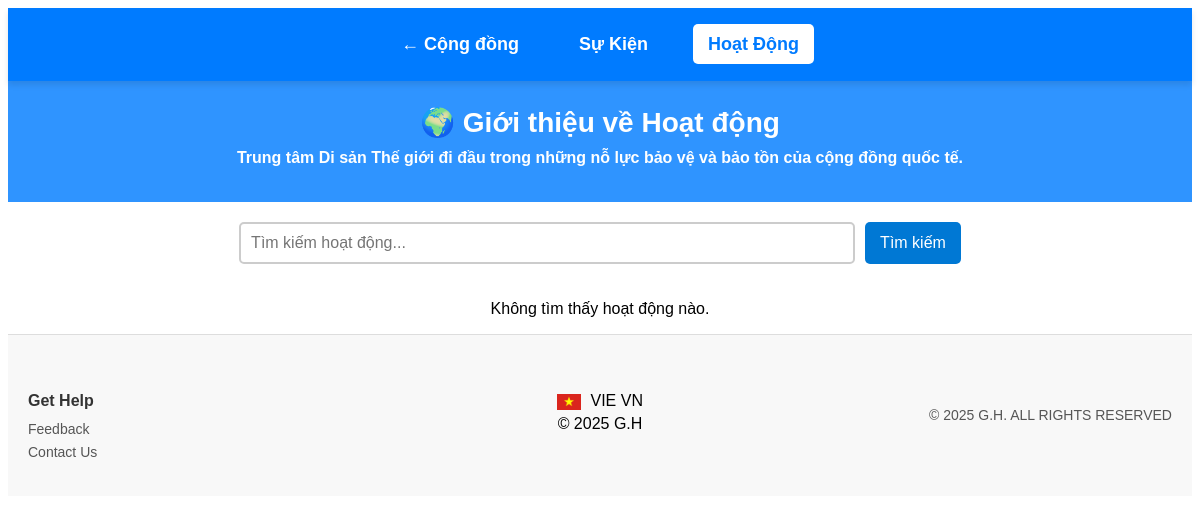
The app's page /pages/congdong/activity.php, older data.
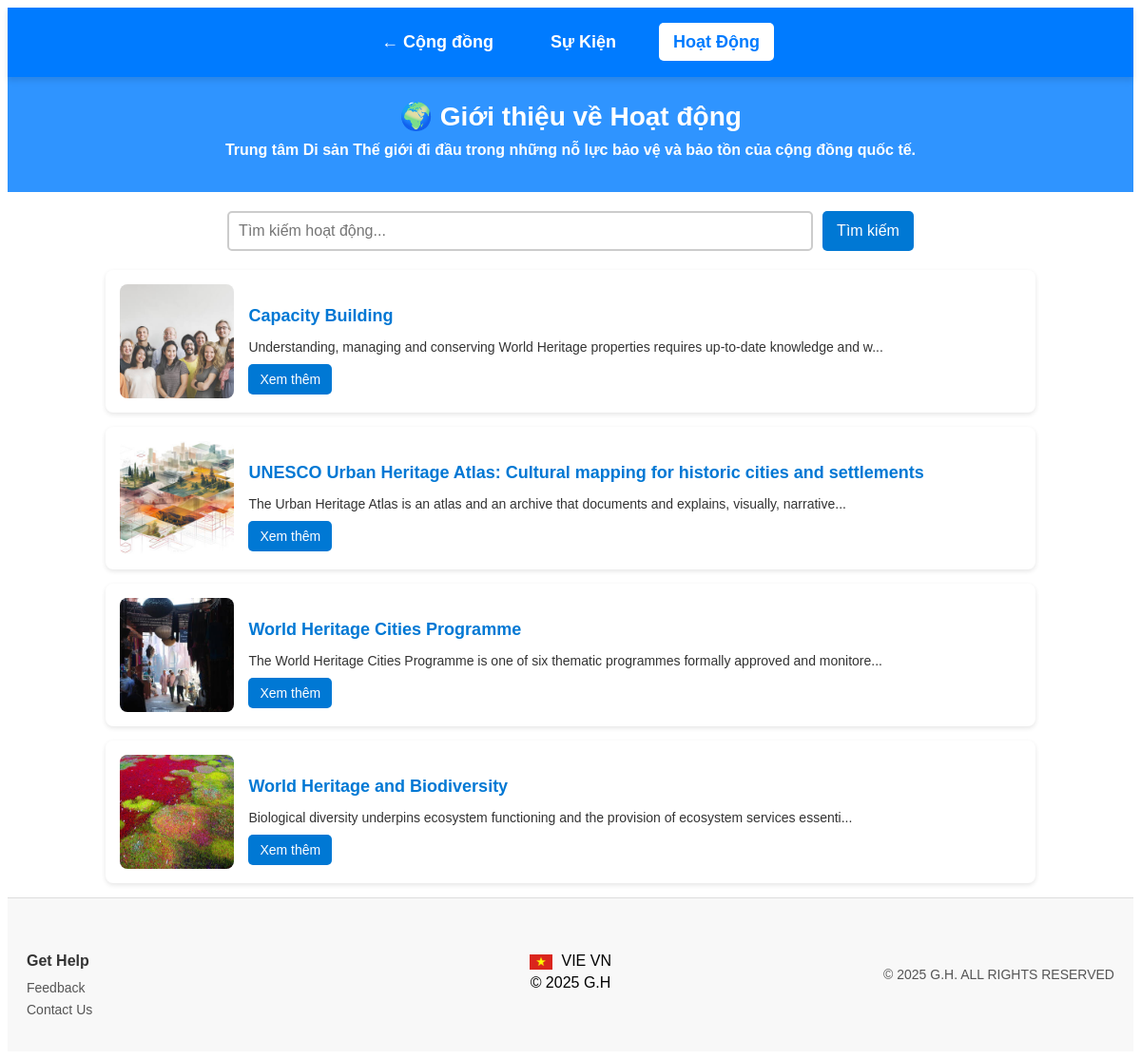
The same page, newer data.
### tables this page shows
CREATE TABLE `activity` (
  `id` int(11) NOT NULL,
  `title` varchar(255) NOT NULL,
  `description` text NOT NULL,
  `image` varchar(255) NOT NULL,
  `created_at` timestamp NOT NULL DEFAULT current_timestamp()
);

### pages/congdong/activity.php (the view, shortened to what this page needs)
<?php
$servername = "localhost";
$username = "root";
$password = "";
$dbname = "global";
$conn = new mysqli($servername, $username, $password, $dbname);
$search = isset($_GET['search']) ? trim($_GET['search']) : '';
$sql = "SELECT * FROM activity WHERE title LIKE ? ORDER BY created_at DESC";
$stmt = $conn->prepare($sql);
$search_param = "%" . $search . "%";
$stmt->bind_param("s", $search_param);
$stmt->execute();
$result = $stmt->get_result();
$activities = [];
while ($row = $result->fetch_assoc()) {
    $activities[] = $row;
}
?>
<!DOCTYPE html>
<html lang="en">
<head>
    <link rel="stylesheet" href="activity.css">
</head>
<body>
    <nav class="navbar">
        <ul class="nav-links">
            <li><a href="../congdong.php" class="back-button">← Cộng đồng</a></li>
            <li><a href="events.php" class="<?= basename($_SERVER['PHP_SELF']) == 'events.php' ? 'active' : '' ?>">Sự Kiện</a></li>
            <li><a href="activity.php" class="<?= basename($_SERVER['PHP_SELF']) == 'activity.php' ? 'active' : '' ?>">Hoạt Động</a></li>
        </ul>
    </nav>
    <div class="activity-header">
        <h2>🌍 Giới thiệu về Hoạt động </h2>
        <p>Trung tâm Di sản Thế giới đi đầu trong những nỗ lực bảo vệ và bảo tồn của cộng đồng quốc tế.</p>
    </div>
    <div class="search-container">
        <form action="activity.php" method="GET">
            <input type="text" name="search" id="search" placeholder="Tìm kiếm hoạt động..." value="<?= htmlspecialchars($search) ?>">
            <button type="submit">Tìm kiếm</button>
        </form>
    </div>
    <div class="container">
        <?php if (!empty($activities)): ?>
            <?php foreach ($activities as $activity): ?>
                <div class="activity-card">
                    <img src="./image_activity/<?= $activity['image'] ?>" alt="<?= htmlspecialchars($activity['title']) ?>">
                    <div class="activity-content">
                        <h3><?= htmlspecialchars($activity['title']) ?></h3>
                        <p><?= substr(htmlspecialchars($activity['description']), 0, 100) ?>...</p>
                        <a href="activity-detail.php?id=<?= $activity['id'] ?>" class="btn">Xem thêm</a>
                    </div>
                </div>
            <?php endforeach; ?>
        <?php else: ?>
            <p style="text-align: center;">Không tìm thấy hoạt động nào.</p>
        <?php endif; ?>
    </div>
    <footer>
    <div class="footer-container">
      <div class="footer-section">
        <h5>Get Help</h5>
        <p><a href="../feedback.php">Feedback</a></p>
        <p><a href="../contact.php">Contact Us</a></p>
      </div>
      <div class="footer-section footer-center">
        <div>
          <img src="./image_path/VN_Flag.webp" alt="Vietnam Flag" />
          <span>VIE VN</span>
        </div>
        <p>© 2025 G.H</p>
      </div>
      <div class="footer-section footer-right">
        <p>© 2025 G.H. ALL RIGHTS RESERVED</p>
      </div>
    </div>
  </footer>
</body>
</html>

### pages/congdong/activity.css (style rules this page uses)
.nav-links { list-style: none; display: flex; padding: 0; }
.nav-links li { margin: 0 15px; }
.nav-links a { color: white; text-decoration: none; font-size: 18px; font-weight: bold; padding: 10px 15px; border-radius: 5px; transition: background 0.3s; }
.nav-links a.active, .nav-links a:hover { background: white; color: #007bff; }
.activity-header { background:rgb(47, 148, 255); color: white; text-align: center; padding: 25px 0; font-size: 18px; font-weight: bold; }
.activity-header h2 { font-size: 28px; margin: 0; }
.activity-header p { font-size: 16px; max-width: 80%; margin: 10px auto; }
.search-container { text-align: center; margin: 20px 0; }
.search-container form { display: flex; justify-content: center; gap: 10px; }
.search-container input { width: 50%; padding: 10px; font-size: 16px; border: 2px solid #ccc; border-radius: 5px; }
.search-container button { background: #0078d4; color: white; padding: 10px 15px; border: none; font-size: 16px; border-radius: 5px; cursor: pointer; transition: 0.3s; }
.container { display: flex; flex-direction: column; align-items: center; margin-top: 20px; }
.activity-card { display: flex; align-items: center; background: white; border-radius: 8px; padding: 15px; width: 80%; box-shadow: 0 2px 5px rgba(0, 0, 0, 0.1); margin-bottom: 15px; transition: transform 0.2s; }
.activity-card img { width: 120px; height: 120px; border-radius: 8px; object-fit: cover; margin-right: 15px; }
.activity-content { flex-grow: 1; }
.activity-content h3 { font-size: 18px; color: #0078d4; margin-bottom: 5px; }
.activity-content p { font-size: 14px; color: #333; margin-bottom: 10px; }
.btn { background: #0078d4; color: white; padding: 8px 12px; border-radius: 5px; text-decoration: none; font-size: 14px; display: inline-block; transition: background 0.3s; }

### pages/congdong/activity.php (style rules this page uses)
body { font-family: Arial, sans-serif; }
.navbar { background: #007bff; padding: 10px 0; display: flex; justify-content: center; max-width: 100vw; width: 100%; position: sticky; top: 0; z-index: 1000; box-shadow: 0 4px 6px rgba(0, 0, 0, 0.1); }
.nav-links a.active, .nav-links a:hover { background: white; color: #007bff; }
footer { background-color: #f8f8f8; padding: 20px 0; font-family: Arial, sans-serif; border-top: 1px solid #ddd; width: 100%; }
.footer-container { display: flex; justify-content: space-between; align-items: center; padding: 0 20px; margin: 0 auto; padding: 0 20px; flex-wrap: wrap; }
.footer-section { flex: 1; min-width: 200px; margin: 10px 0; }
.footer-section h5 { margin-bottom: 10px; font-size: 16px; color: #333; }
.footer-section p { margin: 5px 0; }
.footer-section a { text-decoration: none; color: #555; font-size: 14px; }
.footer-center { text-align: center; }
.footer-center img { width: 24px; vertical-align: middle; margin-right: 5px; }
.footer-right { text-align: right; font-size: 14px; color: #555; }

Row changes from the older to the newer data that the page shows:
added activity: image (picture), title "Capacity Building", description "Understanding, managing and conserving World Heritage properties requires up-to-date knowledge and w"
added activity: image (picture), title "UNESCO Urban Heritage Atlas: Cultural mapping for historic cities and settlements", description "The Urban Heritage Atlas is an atlas and an archive that documents and explains, visually, narrative"
added activity: image (picture), title "World Heritage Cities Programme", description "The World Heritage Cities Programme is one of six thematic programmes formally approved and monitore"
added activity: image (picture), title "World Heritage and Biodiversity", description "Biological diversity underpins ecosystem functioning and the provision of ecosystem services essenti"
Text that changed along with them:
text no longer shown: "Không tìm thấy hoạt động nào."
